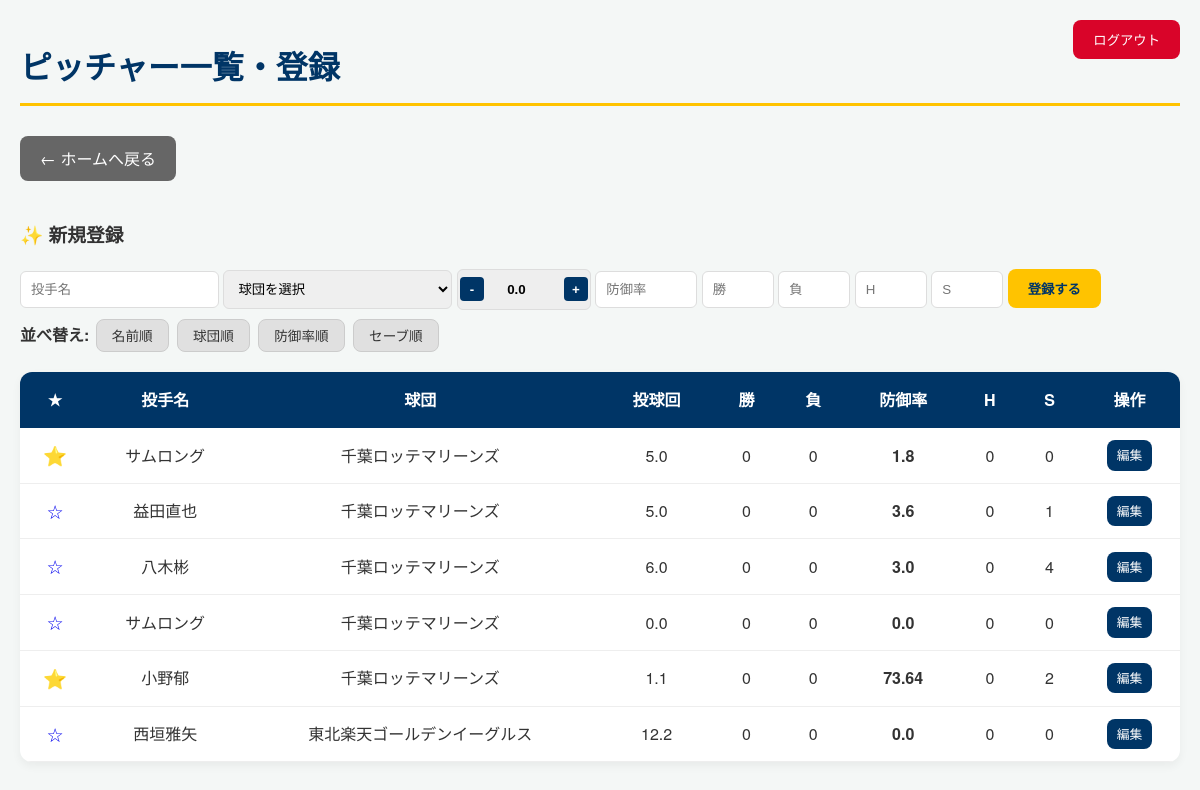
Page /list/?sort=team (signed in) on the committed database.
### players/models.py (models this page shows, shortened)
class Pitcher(models.Model):
    TEAM_CHOICES = [
        ("巨人", "読売ジャイアンツ"),
        ("阪神", "阪神タイガース"),
        ("広島", "広島東洋カープ"),
        ("中日", "中日ドラゴンズ"),
        ("DeNA", "横浜DeNAベイスターズ"),
        ("ヤクルト", "東京ヤクルトスワローズ"),
        ("ソフトバンク", "福岡ソフトバンクホークス"),
        ("ロッテ", "千葉ロッテマリーンズ"),
        ("西武", "埼玉西武ライオンズ"),
        ("楽天", "東北楽天ゴールデンイーグルス"),
        ("オリックス", "オリックス・バファローズ"),
        ("日本ハム", "北海道日本ハムファイターズ"),
    ]
    name = models.CharField(max_length=100, verbose_name="投手名")
    team = models.CharField(
        max_length=100, choices=TEAM_CHOICES, verbose_name="所属球団"
    )  # 自由入力か選択式かはお好みで
    innings_pitched = models.FloatField(default=0, verbose_name="投球回")
    earned_runs = models.IntegerField(default=0, verbose_name="自責点")
    wins = models.IntegerField(default=0, verbose_name="勝ち")
    losses = models.IntegerField(default=0, verbose_name="負け")
    holds = models.IntegerField(default=0, verbose_name="ホールド")
    saves = models.IntegerField(default=0, verbose_name="セーブ")
    @property
    def era(self):
        if self.innings_pitched > 0:
            return round((self.earned_runs * 9) / self.innings_pitched, 2)
        return 0.00
    is_favorite = models.BooleanField(default=False, verbose_name="お気に入り")

### players/views.py (the view, shortened to what this page needs)
# urls.py: path('list/', views.pitcher_list, name='pitcher_list'),
@login_required
def pitcher_list(request):
    sort_by = request.GET.get("sort", "name")
    team_filter = request.GET.get("team")
    pitchers_queryset = Pitcher.objects.all()
    teams = Pitcher.TEAM_CHOICES  # これがドロップダウンの元データ
    if team_filter:
        pitchers_queryset = pitchers_queryset.filter(team=team_filter)
    if sort_by == "era":
        pitchers = sorted(pitchers_queryset, key=lambda p: p.era)
    else:
        pitchers = pitchers_queryset.order_by(sort_by)
    context = {
        "pitchers": pitchers,
        "teams": teams,  # これがHTMLの {% for val, label in teams %} に対応
    }
    return render(request, "players/list.html", context)

### players/templates/players/list.html (shortened to what this page needs)
{% load static %}
<!doctype html>
<html>
  <head>
    <link rel="stylesheet" href="{% static 'players/css/style.css' %}" />
  </head>
  <body>
    <div class="nav-right">
      <form action="{% url 'logout' %}" method="post" style="display: inline">
        <button type="submit" class="btn btn-danger">ログアウト</button>
      </form>
    </div>
    <h1>ピッチャー一覧・登録</h1>
    <a
      href="{% url 'home' %}"
      class="btn"
      style="background-color: #666; margin-bottom: 20px"
      >← ホームへ戻る</a
    >
    <div class="form-section">
      <h3>✨ 新規登録</h3>
      <form method="POST">
        <input type="text" name="name" placeholder="投手名" required />
        <select name="team">
          <option value="">球団を選択</option>
        </select>
        <div class="inning-ctrl">
          <button type="button" class="btn-step" onclick="stepInning(-0.1)">
            -
          </button>
          <input
            type="number"
            step="0.1"
            name="innings_pitched"
            id="ip_input"
            value="0.0"
            readonly
            style="
              width: 50px;
              text-align: center;
              border: none;
              background: transparent;
              font-weight: bold;
              margin: 0 5px;
            "
          />
          <button type="button" class="btn-step" onclick="stepInning(0.1)">
            +
          </button>
        </div>
        <input
          type="number"
          step="0.01"
          name="input_era"
          placeholder="防御率"
          style="width: 80px"
        />
        <input type="number" name="wins" placeholder="勝" style="width: 50px" />
        <input
          type="number"
          name="losses"
          placeholder="負"
          style="width: 50px"
        />
        <input type="number" name="holds" placeholder="H" style="width: 50px" />
        <input type="number" name="saves" placeholder="S" style="width: 50px" />
        <button
          type="submit"
          class="btn"
          style="
            background-color: var(--accent-color);
            color: var(--main-color) !important;
            font-weight: bold;
          "
        >
          登録する
        </button>
      </form>
    </div>
    <div class="sort-section" style="margin-bottom: 20px">
      <strong>並べ替え:</strong>
      <a href="?sort=name" class="btn sort-btn">名前順</a>
      <a href="?sort=team" class="btn sort-btn">球団順</a>
      <a href="?sort=era" class="btn sort-btn">防御率順</a>
      <a href="?sort=-saves" class="btn sort-btn">セーブ順</a>
    </div>
    <table>
      <thead>
        <tr>
          <th style="width: 40px">★</th>
          <th>投手名</th>
          <th>球団</th>
          <th>投球回</th>
          <th>勝</th>
          <th>負</th>
          <th>防御率</th>
          <th>H</th>
          <th>S</th>
          <th>操作</th>
        </tr>
      </thead>
      <tbody>
        {% for pitcher in pitchers %}
        <tr>
          <td>
            <a
              href="{% url 'toggle_favorite' pitcher.pk %}"
              style="text-decoration: none; font-size: 1.2rem"
            >
              {% if pitcher.is_favorite %}⭐{% else %}☆{% endif %}
            </a>
          </td>
          <td>{{ pitcher.name }}</td>
          <td>{{ pitcher.get_team_display }}</td>
          <td>{{ pitcher.innings_pitched }}</td>
          <td>{{ pitcher.wins }}</td>
          <td>{{ pitcher.losses }}</td>
          <td><strong>{{ pitcher.era }}</strong></td>
          <td>{{ pitcher.holds }}</td>
          <td>{{ pitcher.saves }}</td>
          <td>
            <a
              href="{% url 'pitcher_edit' pitcher.pk %}"
              class="btn"
              style="padding: 5px 10px; font-size: 0.8em"
              >編集</a
            >
          </td>
        </tr>
        {% endfor %}
      </tbody>
    </table>
  </body>
</html>

### players/static/players/css/style.css (style rules this page uses)
:root { --main-color: #003566; --accent-color: #ffc300; --bg-color: #f4f7f6; --text-color: #333; --white: #ffffff; }
body { font-family: 'Helvetica Neue', Arial, "Hiragino Kaku Gothic ProN", "Hiragino Sans", sans-serif; background-color: var(--bg-color); color: var(--text-color); margin: 0; padding: 20px; line-height: 1.6; }
h1 { color: var(--main-color); border-bottom: 3px solid var(--accent-color); padding-bottom: 10px; margin-bottom: 30px; }
.btn { display: inline-block; padding: 10px 20px; background-color: var(--main-color); color: white !important; text-decoration: none; border-radius: 8px; transition: 0.3s; border: none; cursor: pointer; }
table { width: 100%; background: var(--white); border-collapse: collapse; border-radius: 12px; overflow: hidden; box-shadow: 0 4px 10px rgba(0,0,0,0.05); }
th { background-color: var(--main-color); color: white; padding: 15px; }
td { padding: 12px; border-bottom: 1px solid #eee; text-align: center; }
input, select { padding: 10px; border: 1px solid #ddd; border-radius: 6px; margin-bottom: 10px; }
.btn-danger { background-color: #d90429; color: white !important; }
.nav-right { position: absolute; top: 20px; right: 20px; }
.sort-btn { background-color: #e0e0e0; color: #333 !important; padding: 5px 12px; font-size: 0.9em; margin: 0 2px; }

### players/templates/players/list.html (style rules this page uses)
.inning-ctrl { display: inline-flex; align-items: center; background: #eee; border-radius: 6px; padding: 2px; border: 1px solid #ddd; vertical-align: middle; }
.btn-step { background: var(--main-color); color: white; border: none; width: 24px; height: 24px; border-radius: 4px; cursor: pointer; font-weight: bold; line-height: 1; }
.sort-btn { background-color: #e0e0e0; color: #333 !important; padding: 5px 15px; font-size: 0.85em; margin: 0 2px; border: 1px solid #ccc; }

### rows in the picture
Pitcher: name "サムロング", team "千葉ロッテマリーンズ", innings_pitched "5.0", wins "0", losses "0", era "1.8", holds "0", saves "0"
Pitcher: name "益田直也", team "千葉ロッテマリーンズ", innings_pitched "5.0", wins "0", losses "0", era "3.6", holds "0", saves "1"
Pitcher: name "八木彬", team "千葉ロッテマリーンズ", innings_pitched "6.0", wins "0", losses "0", era "3.0", holds "0", saves "4"
Pitcher: name "サムロング", team "千葉ロッテマリーンズ", innings_pitched "0.0", wins "0", losses "0", era "0.0", holds "0", saves "0"
Pitcher: name "小野郁", team "千葉ロッテマリーンズ", innings_pitched "1.1", wins "0", losses "0", era "73.64", holds "0", saves "2"
Pitcher: name "西垣雅矢", team "東北楽天ゴールデンイーグルス", innings_pitched "12.2", wins "0", losses "0", era "0.0", holds "0", saves "0"
